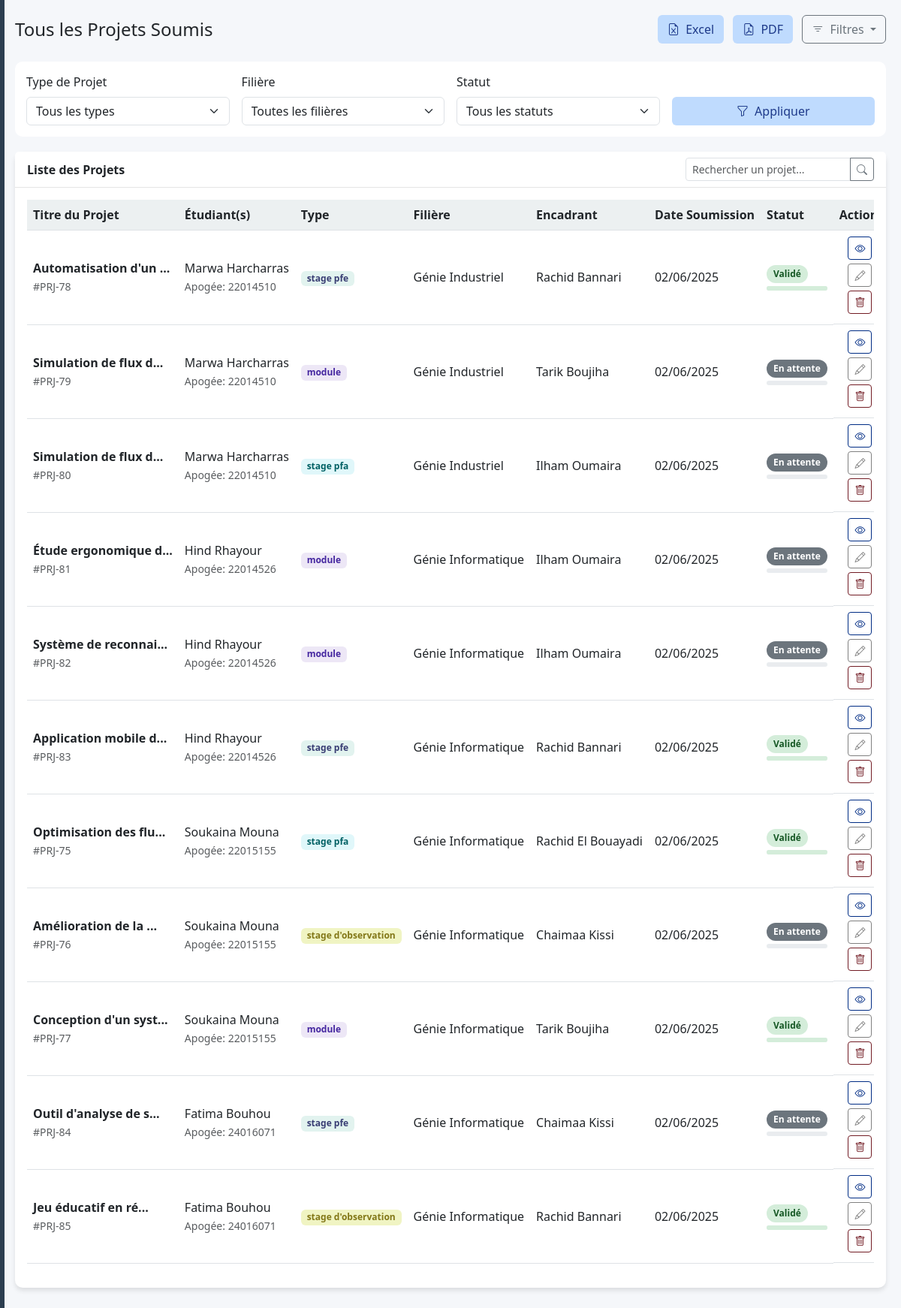
/adm/proj-adm.php, run on the app's committed database.
### tables this page shows
CREATE TABLE `project` (
  `ID_PROJECT` int(11) NOT NULL,
  `NOM` varchar(100) DEFAULT NULL,
  `DESCRIPTION` text DEFAULT NULL,
  `TYPE` varchar(50) DEFAULT NULL,
  `CATEGORIE` varchar(100) DEFAULT NULL,
  `FICHIER` varchar(255) DEFAULT NULL,
  `FILE1` varchar(255) DEFAULT NULL,
  `FILE2` varchar(255) DEFAULT NULL,
  `FILE3` varchar(255) DEFAULT NULL,
  `AIMER` int(11) DEFAULT NULL,
  `CLAP` int(11) DEFAULT NULL,
  `SUPPORT` int(11) DEFAULT NULL,
  `NOTE` decimal(4,2) DEFAULT NULL,
  `STATUT_STU` varchar(50) DEFAULT NULL,
  `COMENTS` text DEFAULT NULL,
  `IMG` varchar(255) DEFAULT NULL,
  `ID_PROF` int(11) DEFAULT NULL,
  `APOGEE` int(11) DEFAULT NULL,
  `DATE_DEP` date DEFAULT NULL,
  `SEMESTRE` varchar(100) DEFAULT NULL,
  `TECHNOLOGIE` varchar(500) DEFAULT NULL,
  `etat` varchar(120) DEFAULT NULL,
  `STATUT` varchar(100) DEFAULT NULL
);

CREATE TABLE `student` (
  `APOGEE` int(11) NOT NULL,
  `NOM` varchar(50) DEFAULT NULL,
  `PRENOM` varchar(50) DEFAULT NULL,
  `EMAIL_INST` varchar(100) DEFAULT NULL,
  `PASSWRD` varchar(255) DEFAULT NULL,
  `FILIERE` varchar(50) DEFAULT NULL,
  `NIV` varchar(20) DEFAULT NULL,
  `AVATAR` varchar(255) DEFAULT NULL,
  `IMG` varchar(255) DEFAULT NULL,
  `GOOGLE_ID` varchar(255) DEFAULT NULL
);

CREATE TABLE `prof` (
  `ID_PROF` int(11) NOT NULL,
  `NOM` varchar(50) DEFAULT NULL,
  `PRENOM` varchar(50) DEFAULT NULL,
  `EMAIL` varchar(100) DEFAULT NULL,
  `DEPARTEMENT` varchar(100) DEFAULT NULL,
  `PASSWRD` varchar(255) DEFAULT NULL,
  `AVATAR` varchar(255) DEFAULT NULL,
  `IMG` varchar(255) DEFAULT NULL,
  `MOD_ENS` varchar(120) DEFAULT NULL,
  `POSTE` varchar(150) DEFAULT NULL,
  `GOOGLE_ID` varchar(255) DEFAULT NULL
);

### adm/proj-adm.php (the view, shortened to what this page needs)
<?php
require_once '../base_donnees/db_config.php';
$projects_per_page = 12;
$current_page = isset($_GET['page']) ? (int)$_GET['page'] : 1;
$offset = ($current_page - 1) * $projects_per_page;
$search_term = isset($_GET['search']) ? trim($_GET['search']) : '';
$query = "SELECT p.*, s.NOM as student_nom, s.PRENOM as student_prenom, s.FILIERE,
          pr.NOM as prof_nom, pr.PRENOM as prof_prenom
          FROM project p
          JOIN student s ON p.APOGEE = s.APOGEE
          JOIN prof pr ON p.ID_PROF = pr.ID_PROF";
$params = [];
$query .= " ORDER BY p.DATE_DEP DESC LIMIT ? OFFSET ?";
$params[] = $projects_per_page;
$params[] = $offset;
try {
    $stmt = $conn->prepare($query);
    $stmt->execute($params);
    $projects = $stmt->fetchAll();
} catch (PDOException $e) {
    error_log("Erreur lors de la récupération des projets: " . $e->getMessage());
    die("Erreur lors de la récupération des données. Veuillez contacter l'administrateur.");
}
function limitChars($string, $limit, $suffix = '...') {
    if (strlen($string) > $limit) {
        return substr($string, 0, $limit) . $suffix;
    }
    return $string;
}
?>
<!DOCTYPE html>
<html lang="fr">
<head>
    <link href="https://cdn.jsdelivr.net/npm/bootstrap@5.3.0/dist/css/bootstrap.min.css" rel="stylesheet">
    <link rel="stylesheet" href="https://cdn.jsdelivr.net/npm/bootstrap-icons@1.10.0/font/bootstrap-icons.css">
    <link href="https://cdn.jsdelivr.net/npm/bootstrap@5.3.0/dist/css/bootstrap.min.css" rel="stylesheet">
    <link rel="stylesheet" href="https://cdn.jsdelivr.net/npm/bootstrap-icons@1.10.0/font/bootstrap-icons.css">
    <link rel="stylesheet" href="https://cdnjs.cloudflare.com/ajax/libs/font-awesome/6.4.0/css/all.min.css">
</head>
<body>
    <div class="d-flex first_container">
        <div class="sidebar w-250 px-3 py-4">
        </div>
        <div class="main-content flex-grow-1">
            <div class="d-flex justify-content-between align-items-center mb-4">
                <h4 class="mb-0">Tous les Projets Soumis</h4>
                <div>
                    <button class="btn btn-ensa me-2" id="exportExcel" style="background-color: #bfdbfe; color: #1e3a8a;">
                        <i class="bi bi-file-earmark-excel me-1"></i> Excel
                    </button>
                    <button class="btn btn-ensa me-2" id="exportPdf" style="background-color: #bfdbfe; color: #1e3a8a;">
                        <i class="bi bi-file-earmark-pdf me-1"></i> PDF
                    </button>
                    <div class="btn-group">
                        <button class="btn btn-outline-secondary dropdown-toggle" type="button" data-bs-toggle="dropdown">
                            <i class="bi bi-filter me-1"></i> Filtres
                        </button>
                    </div>
                </div>
            </div>
            <div class="filter-section">
                <form method="GET" action="proj-adm.php">
                    <div class="row g-3">
                        <div class="col-md-3">
                            <label for="projectTypeFilter" class="form-label">Type de Projet</label>
                            <select id="projectTypeFilter" name="type" class="form-select">
                                <option value="">Tous les types</option>
                            </select>
                        </div>
                        <div class="col-md-3">
                            <label for="filiereFilter" class="form-label">Filière</label>
                            <select id="filiereFilter" name="filiere" class="form-select">
                                <option value="">Toutes les filières</option>
                            </select>
                        </div>
                        <div class="col-md-3">
                            <label for="statusFilter" class="form-label">Statut</label>
                            <select id="statusFilter" name="status" class="form-select">
                                <option value="">Tous les statuts</option>
                            </select>
                        </div>
                        <div class="col-md-3 d-flex align-items-end">
                            <button type="submit" class="btn btn-ensa w-100" style="background-color: #bfdbfe; color: #1e3a8a;">
                                <i class="bi bi-funnel me-1"></i> Appliquer
                            </button>
                        </div>
                    </div>
                </form>
            </div>
            <div class="card">
                <div class="card-header d-flex justify-content-between align-items-center">
                    <span>Liste des Projets</span>
                    <form method="GET" action="proj-adm.php" class="input-group w-auto">
                        <input type="text" name="search" class="form-control form-control-sm" placeholder="Rechercher un projet..." value="<?= htmlspecialchars($search_term) ?>">
                        <button class="btn btn-outline-secondary btn-sm" type="submit">
                            <i class="bi bi-search"></i>
                        </button>
                    </form>
                </div>
                <div class="card-body">
                    <div class="table-responsive">
                        <table class="table table-hover align-middle">
                            <thead>
                                <tr>
                                    <th>Titre du Projet</th>
                                    <th>Étudiant(s)</th>
                                    <th>Type</th>
                                    <th>Filière</th>
                                    <th>Encadrant</th>
                                    <th>Date Soumission</th>
                                    <th>Statut</th>
                                    <th>Actions</th>
                                </tr>
                            </thead>
                            <tbody>
                                <?php if (empty($projects)): ?>
                                    <tr>
                                        <td colspan="8" class="text-center py-4">
                                            <?= $search_term ? 'Aucun projet trouvé pour "' . htmlspecialchars($search_term) . '"' : 'Aucun projet disponible' ?>
                                        </td>
                                    </tr>
                                <?php else: ?>
                                    <?php foreach ($projects as $project): ?>
                                    <tr>
                                        <td>
                                            <div class="fw-bold"><?= htmlspecialchars(limitChars($project['NOM'],20)) ?></div>
                                            <small class="text-muted">#PRJ-<?= $project['ID_PROJECT'] ?></small>
                                        </td>
                                        <td>
                                            <div><?= htmlspecialchars($project['student_prenom'] . ' ' . $project['student_nom']) ?></div>
                                            <small class="text-muted">Apogée: <?= $project['APOGEE'] ?></small>
                                        </td>
                                        <td>
                                            <?php
                                            $badge_class = '';
                                            if (strpos($project['TYPE'], 'pfe') !== false) {
                                                $badge_class = 'bg_pfe';
                                            } elseif (strpos($project['TYPE'], 'module') !== false) {
                                                $badge_class = 'bg_module';
                                            } elseif (strpos($project['TYPE'], 'pfa') !== false) {
                                                $badge_class = 'bg_pfa';
                                            } elseif (strpos($project['TYPE'], 'stage') !== false) {
                                                $badge_class = 'bg_obs';
                                            } else {
                                                $badge_class = 'bg-light text-dark';
                                            }
                                            ?>
                                            <span class="badge <?= $badge_class ?> project-type-badge"><?= htmlspecialchars($project['TYPE']) ?></span>
                                        </td>
                                        <td><?= htmlspecialchars($project['FILIERE']) ?></td>
                                        <td><?= htmlspecialchars($project['prof_prenom'] . ' ' . $project['prof_nom']) ?></td>
                                        <td><?= $project['DATE_DEP'] ? date('d/m/Y', strtotime($project['DATE_DEP'])) : 'N/A' ?></td>
                                        <td>
                                            <?php
                                            $status_badge = '';
                                            $progress_color = '';
                                            $progress_width = '0';
                                            if ($project['STATUT_STU'] == 'validé') {
                                                $status_badge = 'bg_valide';
                                                $progress_color = 'bg_valide';
                                                $progress_width = '100';
                                            } elseif ($project['STATUT_STU'] == 'en_attente') {
                                                $status_badge = 'bg_attente';
                                                $progress_color = 'bg_attente';
                                                $progress_width = '60';
                                            } elseif ($project['STATUT_STU'] == 'rejeté') {
                                                $status_badge = 'bg_refuse';
                                                $progress_color = 'bg_refuse';
                                                $progress_width = '30';
                                            } else {
                                                $status_badge = 'bg-secondary';
                                                $progress_color = 'bg-secondary';
                                                $progress_width = '0';
                                            }
                                            ?>
                                            <span class="badge <?= $status_badge ?> status-badge">
                                                <?= ucfirst(str_replace('_', ' ', $project['STATUT_STU'])) ?>
                                            </span>
                                            <div class="progress progress-thin mt-1">
                                                <div class="progress-bar <?= $progress_color ?>" style="width: <?= $progress_width ?>%"></div>
                                            </div>
                                        </td>
                                        <td style="display:flex; flex-direction:column; align-items:center;">
                                            <button class="btn btn-sm me-1" style="border-color: #002c84; color: #002c84; margin-bottom:5px;"  title="Voir" data-bs-toggle="modal" data-bs-target="#projectDetailsModal" data-id="<?= $project['ID_PROJECT'] ?>">
                                                <i class="bi bi-eye"></i>
                                            </button>
                                            <button class="btn btn-sm me-1" style="border-color: gray; color: gray; margin-bottom:5px;"  title="Modifier" data-bs-toggle="modal" data-bs-target="#editProjectModal" data-id="<?= $project['ID_PROJECT'] ?>">
                                                <i class="bi bi-pencil"></i>
                                            </button>
                                            <button class="btn btn-sm me-1" style="color: #721c24; border-color: #721c24; margin-bottom:5px;" title="Supprimer" onclick="confirmDelete(<?= $project['ID_PROJECT'] ?>)">
                                                <i class="bi bi-trash"></i>
                                            </button>
                                        </td>
                                    </tr>
                                    <?php endforeach; ?>
                                <?php endif; ?>
                            </tbody>
                        </table>
                    </div>
                </div>
            </div>
        </div>
    </div>
</body>
</html>

### adm/proj-adm.php (style rules this page uses)
:root { --ensa-primary: #2C3E50; --ensa-secondary: #E74C3C; --ensa-light: #ECF0F1; }
body { font-family: 'Segoe UI', Tahoma, Geneva, Verdana, sans-serif; background-color: #f5f7fa; }
.sidebar { background-color: var(--ensa-primary); color: white; height: 100vh; position: fixed; }
.main-content { margin-left: 250px; padding: 20px; }
.card { border-radius: 10px; box-shadow: 0 4px 6px rgba(0,0,0,0.1); margin-bottom: 20px; border: none; }
.card-header { background-color: white; border-bottom: 1px solid rgba(0,0,0,0.1); font-weight: 600; }
.btn-ensa { background-color: var(--ensa-secondary); color: white; }
.table th { background-color: var(--ensa-light); }
.project-type-badge { font-size: 0.75rem; padding: 0.35em 0.65em; }
.filter-section { background-color: white; border-radius: 10px; padding: 15px; margin-bottom: 20px; }
.status-badge { font-size: 0.75rem; padding: 0.5em 0.75em; border-radius: 12px; }
.progress-thin { height: 6px; }
.dropdown-toggle { cursor: pointer; transition: all 0.3s ease; }
.sidebar { padding-right: 2rem !important; height: 100%; }
@media (max-width: 1200px) { .main-content { margin-left: 220px; } }
.table-responsive { overflow-x: auto; scrollbar-width: auto; }
@media (max-width: 1205px) { .sidebar { position: fixed; left: -250px; top: 0; bottom: 0; z-index: 1000; transition: left 0.3s ease; display: block !important; } }
@media (max-width: 1205px) { .main-content { margin-left: 0; } }
@media (max-width: 1205px) { .table th, .table td { white-space: nowrap; } }
@media (max-width: 1200px) { .first_container { display: block !important; } }
.bg_valide { background-color: #d4edda; color: #155724; }
.bg_pfe { background-color:rgb(226, 243, 239); color: #383d73; }
.bg_pfa { background-color: #e0f7fa; color: #006064; }
.bg_obs { background-color: #f0f4c3; color: #827717; }
.bg_module { background-color: #ede7f6; color: #4527a0; }

### data on the page
project: NOM "Automatisation d'un ...", ID_PROJECT "78", APOGEE.NOM "Marwa Harcharras", APOGEE "22014510", TYPE "stage pfe", APOGEE.FILIERE "Génie Industriel", ID_PROF.NOM "Rachid Bannari", DATE_DEP "02/06/2025", STATUT_STU "Validé"
project: NOM "Simulation de flux d...", ID_PROJECT "79", APOGEE.NOM "Marwa Harcharras", APOGEE "22014510", TYPE "module", APOGEE.FILIERE "Génie Industriel", ID_PROF.NOM "Tarik Boujiha", DATE_DEP "02/06/2025", STATUT_STU "En attente"
project: NOM "Simulation de flux d...", ID_PROJECT "80", APOGEE.NOM "Marwa Harcharras", APOGEE "22014510", TYPE "stage pfa", APOGEE.FILIERE "Génie Industriel", ID_PROF.NOM "Ilham Oumaira", DATE_DEP "02/06/2025", STATUT_STU "En attente"
project: NOM "Étude ergonomique d...", ID_PROJECT "81", APOGEE.NOM "Hind Rhayour", APOGEE "22014526", TYPE "module", APOGEE.FILIERE "Génie Informatique", ID_PROF.NOM "Ilham Oumaira", DATE_DEP "02/06/2025", STATUT_STU "En attente"
project: NOM "Système de reconnai...", ID_PROJECT "82", APOGEE.NOM "Hind Rhayour", APOGEE "22014526", TYPE "module", APOGEE.FILIERE "Génie Informatique", ID_PROF.NOM "Ilham Oumaira", DATE_DEP "02/06/2025", STATUT_STU "En attente"
project: NOM "Application mobile d...", ID_PROJECT "83", APOGEE.NOM "Hind Rhayour", APOGEE "22014526", TYPE "stage pfe", APOGEE.FILIERE "Génie Informatique", ID_PROF.NOM "Rachid Bannari", DATE_DEP "02/06/2025", STATUT_STU "Validé"
project: NOM "Optimisation des flu...", ID_PROJECT "75", APOGEE.NOM "Soukaina Mouna", APOGEE "22015155", TYPE "stage pfa", APOGEE.FILIERE "Génie Informatique", ID_PROF.NOM "Rachid El Bouayadi", DATE_DEP "02/06/2025", STATUT_STU "Validé"
project: NOM "Amélioration de la ...", ID_PROJECT "76", APOGEE.NOM "Soukaina Mouna", APOGEE "22015155", TYPE "stage d'observation", APOGEE.FILIERE "Génie Informatique", ID_PROF.NOM "Chaimaa Kissi", DATE_DEP "02/06/2025", STATUT_STU "En attente"
project: NOM "Conception d'un syst...", ID_PROJECT "77", APOGEE.NOM "Soukaina Mouna", APOGEE "22015155", TYPE "module", APOGEE.FILIERE "Génie Informatique", ID_PROF.NOM "Tarik Boujiha", DATE_DEP "02/06/2025", STATUT_STU "Validé"
project: NOM "Outil d'analyse de s...", ID_PROJECT "84", APOGEE.NOM "Fatima Bouhou", APOGEE "24016071", TYPE "stage pfe", APOGEE.FILIERE "Génie Informatique", ID_PROF.NOM "Chaimaa Kissi", DATE_DEP "02/06/2025", STATUT_STU "En attente"
project: NOM "Jeu éducatif en ré...", ID_PROJECT "85", APOGEE.NOM "Fatima Bouhou", APOGEE "24016071", TYPE "stage d'observation", APOGEE.FILIERE "Génie Informatique", ID_PROF.NOM "Rachid Bannari", DATE_DEP "02/06/2025", STATUT_STU "Validé"
